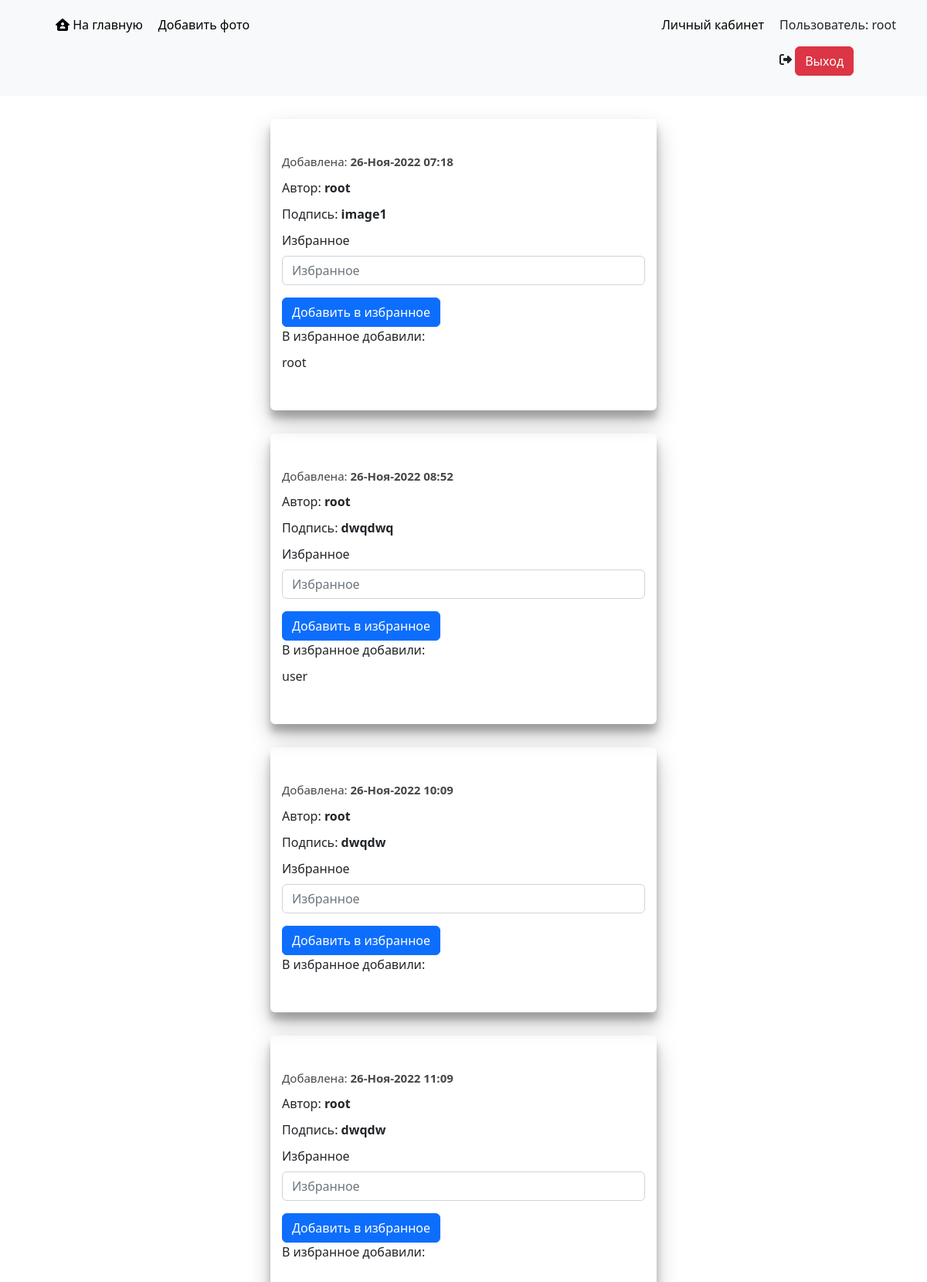
The app's page / (signed in) with its own data.
### webapp/models.py (models this page shows, shortened)
class Photo(models.Model):
    image = models.ImageField(verbose_name='Фото', upload_to='img', blank=False, null=False)
    signature = models.CharField(verbose_name='Подпись', max_length=1000, blank=False, null=False)
    created_at = models.DateTimeField(verbose_name="Время создания", auto_now_add=True)
    author = models.ForeignKey(
        get_user_model(), verbose_name='Автор', related_name='photos', on_delete=models.CASCADE, blank=False, null=False
    )
    users = models.ManyToManyField(through='webapp.Favourite', to=User, related_name='us_photos')

class Favourite(models.Model):
    user = models.ForeignKey(to=User, related_name='favorite', verbose_name='Пользователь', null=False,
                             on_delete=models.CASCADE)
    photo = models.ForeignKey(to=Photo, related_name='favourite_users', verbose_name='Избранное', null=False,
                              on_delete=models.CASCADE)
    note = models.CharField(max_length=50, verbose_name='Текстовая заметка', null=False, blank=True)
    class Meta:
        verbose_name = 'Избранное'
        verbose_name_plural = 'Избранные'

### webapp/views/base.py (the view)
# urls.py: path('', IndexView.as_view(), name='index'),
class IndexView(ListView):
    template_name = 'index.html'
    model = Photo
    def get_context_data(self, *, object_list=None, **kwargs):
        context = super().get_context_data(object_list=object_list, **kwargs)
        context['favourite_form'] = FavouriteForm()
        context['photos'] = Photo.objects.order_by('created_at')
        return context

### webapp/forms.py
class FavouriteForm(forms.Form):
    note = forms.CharField(max_length=50, required=True, label='Избранное')

### webapp/templates/index.html (shortened to what this page needs)
{% extends "base.html" %}
{% load bootstrap5 %}
{% load static %}
{% block photo_block %}
<div class="container">
    <div class="imgs_block">
        {% for p in photos %}
        <div class="img_item">
            <div class="content">
                <p class="created_date">Добавлена: <b>{{ p.created_at|date:"d-M-Y H:i" }}</b></p>
                <p>Автор: <b>{{ p.author }}</b></p>
                <p>Подпись: <b>{{ p.signature }}</b></p>
                <form action="{% url 'favourite' p.pk %}">
                    {% bootstrap_form favourite_form %}
                    {% bootstrap_button button_type='submit' content='Добавить в избранное' %}
                </form>
                <p>В избранное добавили:</p>
                {% for favourite in p.favourite_users.all %}
                <p>{{ favourite.user.username }}</p>
                {% endfor %}
            </div>
        </div>
        {% endfor %}
    </div>
</div>
{% endblock %}

### webapp/templates/base.html (shortened to what this page needs)
<!DOCTYPE html>
{% load static %}
{% load bootstrap5 %}
<html lang="en">
<head>
    <link rel="stylesheet" href="{% static 'css/style.css' %}">
    <link rel="stylesheet" href="https://cdnjs.cloudflare.com/ajax/libs/font-awesome/6.2.0/css/all.min.css"/>
    <link href="https://cdn.jsdelivr.net/npm/bootstrap@5.2.3/dist/css/bootstrap.min.css" rel="stylesheet"
>
</head>
<body>
<header class="navbar-expand-lg navbar-light bg-light">
    <div class="header_body">
        <ul>
            <div>
                <li><a href="{% url 'index' %}"><i class="fa-solid fa-house-user"></i> На главную</a></li>
                {% if user.is_authenticated %}
                <li><a href="{% url 'create' %}">Добавить фото</a></li>
                {% endif %}
            </div>
            <div>
                {% if user.is_authenticated %}
                <li><a href="{% url 'profile' user.pk %}">Личный кабинет</a></li>
                <li>
                    <p>Пользователь: {{ user.username }}</p>
                    <form action="{% url 'logout' %}" method="post">
                        <a>
                            <i class="fa-solid fa-right-from-bracket"></i> <input class="logout_btn btn btn-danger" type="submit"
                                                                                  value="Выход">
                        </a>
                    </form>
                </li>
                {% else %}
                <li><a class="login_btn" href="{% url 'login' %}"><i class="fa-solid fa-right-to-bracket"></i> Вход</a>
                </li>
                <li><a class="login_btn" href="{% url 'register' %}"><i class="fa-solid fa-user-plus"></i>
                    Регистрация</a>
                </li>
                {% endif %}
            </div>
        </ul>
    </div>
</header>
<div class="wrapper">
    <div class="photo_block">
        {% block photo_block %}
        {% endblock %}
    </div>
</div>
</body>
</html>

### webapp/static/css/style.css (style rules this page uses)
p { margin: 0; }
li { list-style-type: none; }
.wrapper { display: flex; flex-direction: column; align-items: center; margin: 30px 30px 50px 30px; }
.img_item { margin-bottom: 30px; }
.created_date { font-size: 15px; margin-bottom: 7px; color: #474747; }
header { padding: 20px 0px 10px 0px; }
.header_body { padding: 0px 30px; }
.header_body ul { display: flex; justify-content: space-between; }
.header_body ul div { display: flex; }
.header_body ul li { margin: 0px 10px; }
.header_body ul li a { color: #000000; text-decoration: none; }
.img_item { box-shadow: 0 14px 28px rgba(0,0,0,0.25), 0 10px 10px rgba(0,0,0,0.22); border-radius: 6px; padding-bottom: 20px; width: 500px; }
.img_item .content { padding: 20px 15px; }
.img_item .content p { margin-bottom: 10px; }

### records on screen
Photo: created_at "26-Ноя-2022 07:18", author "root", signature "image1", bootstrap_button "Добавить в избранное"
Favourite: user.username "root"
Photo: created_at "26-Ноя-2022 08:52", author "root", signature "dwqdwq", bootstrap_button "Добавить в избранное"
Favourite: user.username "user"
Photo: created_at "26-Ноя-2022 10:09", author "root", signature "dwqdw", bootstrap_button "Добавить в избранное"
Photo: created_at "26-Ноя-2022 11:09", author "root", signature "dwqdw", bootstrap_button "Добавить в избранное"

### other values on screen
{{ user.username }} "root"
